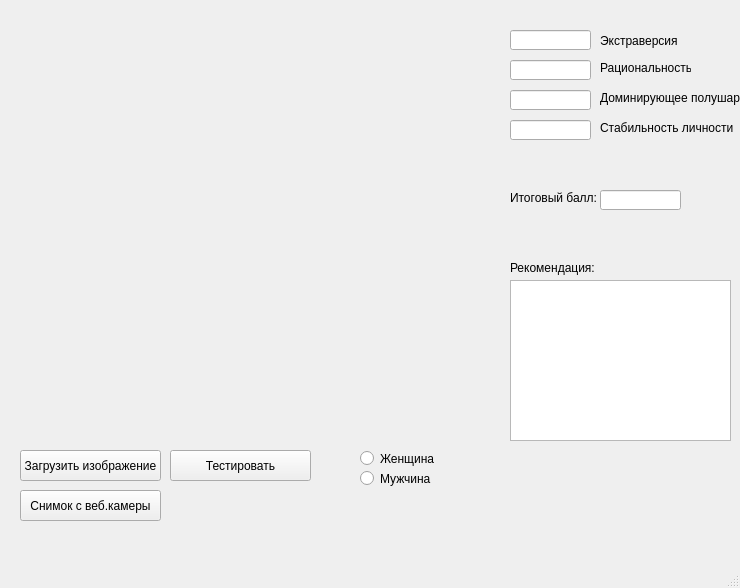
<?xml version="1.0" encoding="UTF-8"?>
<ui version="4.0">
 <class>MainWindow</class>
 <widget class="QMainWindow" name="MainWindow">
  <property name="geometry">
   <rect>
    <x>0</x>
    <y>0</y>
    <width>740</width>
    <height>588</height>
   </rect>
  </property>
  <property name="windowTitle">
   <string>Psy</string>
  </property>
  <widget class="QWidget" name="centralwidget">
   <widget class="QLabel" name="label">
    <property name="geometry">
     <rect>
      <x>10</x>
      <y>10</y>
      <width>481</width>
      <height>421</height>
     </rect>
    </property>
    <property name="autoFillBackground">
     <bool>true</bool>
    </property>
    <property name="text">
     <string/>
    </property>
   </widget>
   <widget class="QPushButton" name="pushButton">
    <property name="geometry">
     <rect>
      <x>20</x>
      <y>450</y>
      <width>141</width>
      <height>31</height>
     </rect>
    </property>
    <property name="text">
     <string>Загрузить изображение</string>
    </property>
   </widget>
   <widget class="QLineEdit" name="lineEdit">
    <property name="geometry">
     <rect>
      <x>510</x>
      <y>30</y>
      <width>81</width>
      <height>20</height>
     </rect>
    </property>
   </widget>
   <widget class="QPushButton" name="pushButton_2">
    <property name="geometry">
     <rect>
      <x>170</x>
      <y>450</y>
      <width>141</width>
      <height>31</height>
     </rect>
    </property>
    <property name="text">
     <string>Тестировать</string>
    </property>
   </widget>
   <widget class="QLineEdit" name="lineEdit_2">
    <property name="geometry">
     <rect>
      <x>510</x>
      <y>60</y>
      <width>81</width>
      <height>20</height>
     </rect>
    </property>
   </widget>
   <widget class="QLineEdit" name="lineEdit_3">
    <property name="geometry">
     <rect>
      <x>510</x>
      <y>90</y>
      <width>81</width>
      <height>20</height>
     </rect>
    </property>
   </widget>
   <widget class="QLineEdit" name="lineEdit_4">
    <property name="geometry">
     <rect>
      <x>510</x>
      <y>120</y>
      <width>81</width>
      <height>20</height>
     </rect>
    </property>
   </widget>
   <widget class="QRadioButton" name="radioButton">
    <property name="geometry">
     <rect>
      <x>360</x>
      <y>470</y>
      <width>82</width>
      <height>17</height>
     </rect>
    </property>
    <property name="text">
     <string>Мужчина</string>
    </property>
   </widget>
   <widget class="QRadioButton" name="radioButton_2">
    <property name="geometry">
     <rect>
      <x>360</x>
      <y>450</y>
      <width>82</width>
      <height>17</height>
     </rect>
    </property>
    <property name="text">
     <string>Женщина</string>
    </property>
   </widget>
   <widget class="QLabel" name="label_2">
    <property name="geometry">
     <rect>
      <x>600</x>
      <y>30</y>
      <width>81</width>
      <height>21</height>
     </rect>
    </property>
    <property name="text">
     <string>Экстраверсия</string>
    </property>
   </widget>
   <widget class="QLabel" name="label_3">
    <property name="geometry">
     <rect>
      <x>600</x>
      <y>60</y>
      <width>91</width>
      <height>16</height>
     </rect>
    </property>
    <property name="text">
     <string>Рациональность</string>
    </property>
   </widget>
   <widget class="QLabel" name="label_4">
    <property name="geometry">
     <rect>
      <x>600</x>
      <y>90</y>
      <width>171</width>
      <height>16</height>
     </rect>
    </property>
    <property name="text">
     <string>Доминирующее полушарие</string>
    </property>
   </widget>
   <widget class="QLabel" name="label_5">
    <property name="geometry">
     <rect>
      <x>600</x>
      <y>120</y>
      <width>141</width>
      <height>16</height>
     </rect>
    </property>
    <property name="text">
     <string>Стабильность личности</string>
    </property>
   </widget>
   <widget class="QLabel" name="label_6">
    <property name="geometry">
     <rect>
      <x>510</x>
      <y>260</y>
      <width>91</width>
      <height>16</height>
     </rect>
    </property>
    <property name="text">
     <string>Рекомендация:</string>
    </property>
   </widget>
   <widget class="QTextBrowser" name="textBrowser">
    <property name="geometry">
     <rect>
      <x>510</x>
      <y>280</y>
      <width>221</width>
      <height>161</height>
     </rect>
    </property>
   </widget>
   <widget class="QLineEdit" name="lineEdit_5">
    <property name="geometry">
     <rect>
      <x>600</x>
      <y>190</y>
      <width>81</width>
      <height>20</height>
     </rect>
    </property>
   </widget>
   <widget class="QLabel" name="label_7">
    <property name="geometry">
     <rect>
      <x>510</x>
      <y>190</y>
      <width>101</width>
      <height>16</height>
     </rect>
    </property>
    <property name="text">
     <string>Итоговый балл:</string>
    </property>
   </widget>
   <widget class="QPushButton" name="pushButton_3">
    <property name="geometry">
     <rect>
      <x>20</x>
      <y>490</y>
      <width>141</width>
      <height>31</height>
     </rect>
    </property>
    <property name="text">
     <string>Снимок с веб.камеры</string>
    </property>
   </widget>
  </widget>
  <widget class="QMenuBar" name="menubar">
   <property name="geometry">
    <rect>
     <x>0</x>
     <y>0</y>
     <width>740</width>
     <height>21</height>
    </rect>
   </property>
  </widget>
  <widget class="QStatusBar" name="statusbar"/>
 </widget>
 <resources/>
 <connections/>
</ui>
